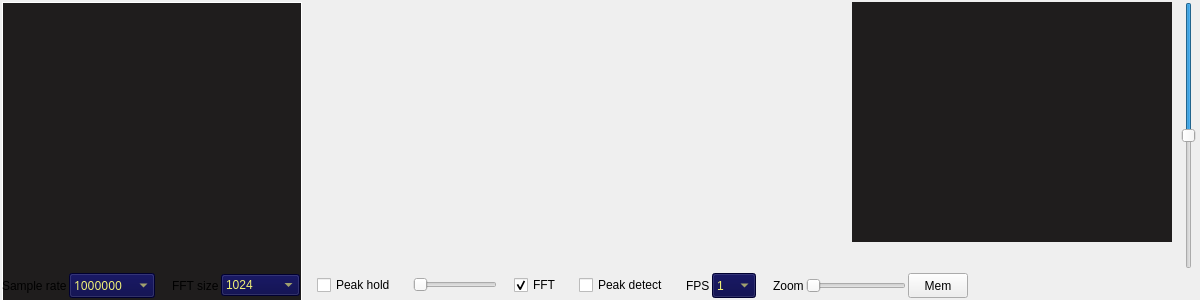
         <widget class="QFrame" name="plotterContainer">
          <property name="geometry">
           <rect>
            <x>0</x>
            <y>0</y>
            <width>1200</width>
            <height>300</height>
           </rect>
          </property>
          <property name="sizePolicy">
           <sizepolicy hsizetype="MinimumExpanding" vsizetype="MinimumExpanding">
            <horstretch>0</horstretch>
            <verstretch>0</verstretch>
           </sizepolicy>
          </property>
          <property name="minimumSize">
           <size>
            <width>400</width>
            <height>200</height>
           </size>
          </property>
          <layout class="QGridLayout" name="gridLayout_6">
           <property name="sizeConstraint">
            <enum>QLayout::SetMaximumSize</enum>
           </property>
           <property name="leftMargin">
            <number>2</number>
           </property>
           <property name="topMargin">
            <number>2</number>
           </property>
           <property name="rightMargin">
            <number>4</number>
           </property>
           <property name="bottomMargin">
            <number>1</number>
           </property>
           <property name="horizontalSpacing">
            <number>3</number>
           </property>
           <property name="verticalSpacing">
            <number>2</number>
           </property>
           <item row="0" column="2">
            <widget class="QSlider" name="panadapterSlider">
             <property name="toolTip">
              <string>Panadapter/Waterfall size</string>
             </property>
             <property name="whatsThis">
              <string>Panadapter/Waterfall size</string>
             </property>
             <property name="maximum">
              <number>100</number>
             </property>
             <property name="value">
              <number>50</number>
             </property>
             <property name="orientation">
              <enum>Qt::Vertical</enum>
             </property>
             <property name="invertedAppearance">
              <bool>true</bool>
             </property>
             <property name="invertedControls">
              <bool>false</bool>
             </property>
            </widget>
           </item>
           <item row="0" column="1">
            <widget class="CPlotter" name="plotterFrame">
             <property name="sizePolicy">
              <sizepolicy hsizetype="MinimumExpanding" vsizetype="MinimumExpanding">
               <horstretch>0</horstretch>
               <verstretch>0</verstretch>
              </sizepolicy>
             </property>
             <property name="minimumSize">
              <size>
               <width>500</width>
               <height>300</height>
              </size>
             </property>
             <property name="maximumSize">
              <size>
               <width>32764</width>
               <height>32764</height>
              </size>
             </property>
             <property name="styleSheet">
              <string notr="true">font: 10pt &quot;Sans Serif&quot;;
QToolTip {
font: 12pt &quot;Sans Serif&quot;;
color:white;
 border-width:0px; s
border-style:solid; 
background-color:black;
}</string>
             </property>
             <widget class="QFrame" name="constellationDisplay">
              <property name="geometry">
               <rect>
                <x>0</x>
                <y>0</y>
                <width>300</width>
                <height>300</height>
               </rect>
              </property>
              <property name="sizePolicy">
               <sizepolicy hsizetype="Fixed" vsizetype="Fixed">
                <horstretch>0</horstretch>
                <verstretch>0</verstretch>
               </sizepolicy>
              </property>
              <property name="minimumSize">
               <size>
                <width>300</width>
                <height>300</height>
               </size>
              </property>
              <property name="maximumSize">
               <size>
                <width>300</width>
                <height>300</height>
               </size>
              </property>
              <property name="styleSheet">
               <string notr="true">border: 1px solid white;
background-color: #1F1D1D;</string>
              </property>
              <property name="frameShape">
               <enum>QFrame::StyledPanel</enum>
              </property>
              <property name="frameShadow">
               <enum>QFrame::Raised</enum>
              </property>
              <widget class="QLabel" name="constellationLabel">
               <property name="geometry">
                <rect>
                 <x>0</x>
                 <y>0</y>
                 <width>300</width>
                 <height>300</height>
                </rect>
               </property>
               <property name="toolTip">
                <string>Constellation display</string>
               </property>
               <property name="text">
                <string/>
               </property>
              </widget>
             </widget>
             <widget class="QFrame" name="videoFrame">
              <property name="geometry">
               <rect>
                <x>850</x>
                <y>0</y>
                <width>320</width>
                <height>240</height>
               </rect>
              </property>
              <property name="sizePolicy">
               <sizepolicy hsizetype="Fixed" vsizetype="Fixed">
                <horstretch>0</horstretch>
                <verstretch>0</verstretch>
               </sizepolicy>
              </property>
              <property name="styleSheet">
               <string notr="true">border: 0px solid black;
background-color: #1F1D1D;</string>
              </property>
              <property name="frameShape">
               <enum>QFrame::NoFrame</enum>
              </property>
              <property name="frameShadow">
               <enum>QFrame::Plain</enum>
              </property>
              <property name="lineWidth">
               <number>0</number>
              </property>
              <widget class="QLabel" name="videoLabel">
               <property name="geometry">
                <rect>
                 <x>0</x>
                 <y>0</y>
                 <width>320</width>
                 <height>240</height>
                </rect>
               </property>
               <property name="sizePolicy">
                <sizepolicy hsizetype="Fixed" vsizetype="Fixed">
                 <horstretch>0</horstretch>
                 <verstretch>0</verstretch>
                </sizepolicy>
               </property>
               <property name="minimumSize">
                <size>
                 <width>320</width>
                 <height>240</height>
                </size>
               </property>
               <property name="maximumSize">
                <size>
                 <width>320</width>
                 <height>240</height>
                </size>
               </property>
               <property name="styleSheet">
                <string notr="true">border: 0px black;</string>
               </property>
               <property name="frameShape">
                <enum>QFrame::NoFrame</enum>
               </property>
               <property name="frameShadow">
                <enum>QFrame::Plain</enum>
               </property>
               <property name="lineWidth">
                <number>0</number>
               </property>
               <property name="midLineWidth">
                <number>0</number>
               </property>
               <property name="text">
                <string/>
               </property>
               <property name="alignment">
                <set>Qt::AlignCenter</set>
               </property>
              </widget>
             </widget>
             <widget class="QTextEdit" name="secondaryTextDisplay">
              <property name="geometry">
               <rect>
                <x>0</x>
                <y>300</y>
                <width>500</width>
                <height>100</height>
               </rect>
              </property>
              <property name="sizePolicy">
               <sizepolicy hsizetype="Fixed" vsizetype="Fixed">
                <horstretch>0</horstretch>
                <verstretch>0</verstretch>
               </sizepolicy>
              </property>
              <property name="styleSheet">
               <string notr="true">border: 0px solid white;
font: oblique 8pt &quot;Sans Serif&quot;;
background-color: #1F1D1D;
color: rgb(255, 255, 255);</string>
              </property>
              <property name="lineWidth">
               <number>3</number>
              </property>
              <property name="horizontalScrollBarPolicy">
               <enum>Qt::ScrollBarAlwaysOff</enum>
              </property>
             </widget>
            </widget>
           </item>
           <item row="1" column="1">
            <layout class="QHBoxLayout" name="horizontalLayout_2" stretch="0,0,0,0,0,0,0,0,0,0,0,0,0,0,0,0,0,0,0,0,0">
             <property name="spacing">
              <number>2</number>
             </property>
             <property name="sizeConstraint">
              <enum>QLayout::SetMaximumSize</enum>
             </property>
             <property name="topMargin">
              <number>2</number>
             </property>
             <property name="bottomMargin">
              <number>1</number>
             </property>
             <item>
              <widget class="QLabel" name="label_16">
               <property name="styleSheet">
                <string notr="true">font: 8pt &quot;Sans Serif&quot;;
</string>
               </property>
               <property name="text">
                <string>Sample rate</string>
               </property>
              </widget>
             </item>
             <item>
              <widget class="QComboBox" name="sampleRateBox">
               <property name="font">
                <font>
                 <family>Sans Serif</family>
                 <pointsize>9</pointsize>
                 <weight>50</weight>
                 <italic>false</italic>
                 <bold>false</bold>
                </font>
               </property>
               <property name="toolTip">
                <string>Set sample rate</string>
               </property>
               <property name="styleSheet">
                <string notr="true">font: 9pt &quot;Sans Serif&quot;;
color: rgb(240, 240, 119);
background-color: rgb(0, 0, 67);</string>
               </property>
               <item>
                <property name="text">
                 <string>1000000</string>
                </property>
               </item>
               <item>
                <property name="text">
                 <string>2000000</string>
                </property>
               </item>
               <item>
                <property name="text">
                 <string>3000000</string>
                </property>
               </item>
               <item>
                <property name="text">
                 <string>4000000</string>
                </property>
               </item>
               <item>
                <property name="text">
                 <string>5000000</string>
                </property>
               </item>
               <item>
                <property name="text">
                 <string>6000000</string>
                </property>
               </item>
               <item>
                <property name="text">
                 <string>7000000</string>
                </property>
               </item>
               <item>
                <property name="text">
                 <string>8000000</string>
                </property>
               </item>
               <item>
                <property name="text">
                 <string>9000000</string>
                </property>
               </item>
               <item>
                <property name="text">
                 <string>10000000</string>
                </property>
               </item>
               <item>
                <property name="text">
                 <string>20000000</string>
                </property>
               </item>
               <item>
                <property name="text">
                 <string>30000000</string>
                </property>
               </item>
               <item>
                <property name="text">
                 <string>40000000</string>
                </property>
               </item>
               <item>
                <property name="text">
                 <string>50000000</string>
                </property>
               </item>
              </widget>
             </item>
             <item>
              <spacer name="horizontalSpacer_9">
               <property name="orientation">
                <enum>Qt::Horizontal</enum>
               </property>
               <property name="sizeType">
                <enum>QSizePolicy::Fixed</enum>
               </property>
               <property name="sizeHint" stdset="0">
                <size>
                 <width>15</width>
                 <height>10</height>
                </size>
               </property>
              </spacer>
             </item>
             <item>
              <widget class="QLabel" name="label_17">
               <property name="styleSheet">
                <string notr="true">font: 8pt &quot;Sans Serif&quot;;
</string>
               </property>
               <property name="text">
                <string>FFT size</string>
               </property>
              </widget>
             </item>
             <item>
              <widget class="QComboBox" name="fftSizeBox">
               <property name="toolTip">
                <string>Set FFT size</string>
               </property>
               <property name="styleSheet">
                <string notr="true">font: 9pt &quot;Sans Serif&quot;;
color: rgb(240, 240, 119);
background-color: rgb(0, 0, 67);</string>
               </property>
               <property name="currentIndex">
                <number>0</number>
               </property>
               <property name="maxVisibleItems">
                <number>15</number>
               </property>
               <item>
                <property name="text">
                 <string>1024</string>
                </property>
               </item>
               <item>
                <property name="text">
                 <string>2048</string>
                </property>
               </item>
               <item>
                <property name="text">
                 <string>4096</string>
                </property>
               </item>
               <item>
                <property name="text">
                 <string>8192</string>
                </property>
               </item>
               <item>
                <property name="text">
                 <string>16384</string>
                </property>
               </item>
               <item>
                <property name="text">
                 <string>32768</string>
                </property>
               </item>
               <item>
                <property name="text">
                 <string>65536</string>
                </property>
               </item>
               <item>
                <property name="text">
                 <string>131072</string>
                </property>
               </item>
               <item>
                <property name="text">
                 <string>262144</string>
                </property>
               </item>
               <item>
                <property name="text">
                 <string>524288</string>
                </property>
               </item>
               <item>
                <property name="text">
                 <string>1048576</string>
                </property>
               </item>
              </widget>
             </item>
             <item>
              <spacer name="horizontalSpacer_7">
               <property name="orientation">
                <enum>Qt::Horizontal</enum>
               </property>
               <property name="sizeType">
                <enum>QSizePolicy::Fixed</enum>
               </property>
               <property name="sizeHint" stdset="0">
                <size>
                 <width>15</width>
                 <height>20</height>
                </size>
               </property>
              </spacer>
             </item>
             <item>
              <widget class="QCheckBox" name="peakHoldCheckBox">
               <property name="toolTip">
                <string>FFT peak hold</string>
               </property>
               <property name="styleSheet">
                <string notr="true">font: 8pt &quot;Sans Serif&quot;;
</string>
               </property>
               <property name="text">
                <string>Peak hold</string>
               </property>
              </widget>
             </item>
             <item>
              <spacer name="horizontalSpacer">
               <property name="orientation">
                <enum>Qt::Horizontal</enum>
               </property>
               <property name="sizeType">
                <enum>QSizePolicy::Fixed</enum>
               </property>
               <property name="sizeHint" stdset="0">
                <size>
                 <width>15</width>
                 <height>20</height>
                </size>
               </property>
              </spacer>
             </item>
             <item>
              <widget class="QSlider" name="averagingSlider">
               <property name="sizePolicy">
                <sizepolicy hsizetype="Fixed" vsizetype="Fixed">
                 <horstretch>0</horstretch>
                 <verstretch>0</verstretch>
                </sizepolicy>
               </property>
               <property name="maximumSize">
                <size>
                 <width>16777215</width>
                 <height>20</height>
                </size>
               </property>
               <property name="toolTip">
                <string>Averaging</string>
               </property>
               <property name="minimum">
                <number>1</number>
               </property>
               <property name="maximum">
                <number>10</number>
               </property>
               <property name="pageStep">
                <number>1</number>
               </property>
               <property name="orientation">
                <enum>Qt::Horizontal</enum>
               </property>
              </widget>
             </item>
             <item>
              <spacer name="horizontalSpacer_2">
               <property name="orientation">
                <enum>Qt::Horizontal</enum>
               </property>
               <property name="sizeType">
                <enum>QSizePolicy::Fixed</enum>
               </property>
               <property name="sizeHint" stdset="0">
                <size>
                 <width>15</width>
                 <height>20</height>
                </size>
               </property>
              </spacer>
             </item>
             <item>
              <widget class="QCheckBox" name="fftEnableCheckBox">
               <property name="toolTip">
                <string>Disable FFT and Waterfall for extra CPU</string>
               </property>
               <property name="styleSheet">
                <string notr="true">font: 8pt &quot;Sans Serif&quot;;
</string>
               </property>
               <property name="text">
                <string>FFT</string>
               </property>
               <property name="checked">
                <bool>true</bool>
               </property>
              </widget>
             </item>
             <item>
              <spacer name="horizontalSpacer_3">
               <property name="orientation">
                <enum>Qt::Horizontal</enum>
               </property>
               <property name="sizeType">
                <enum>QSizePolicy::Fixed</enum>
               </property>
               <property name="sizeHint" stdset="0">
                <size>
                 <width>15</width>
                 <height>20</height>
                </size>
               </property>
              </spacer>
             </item>
             <item>
              <widget class="QCheckBox" name="peakDetectCheckBox">
               <property name="styleSheet">
                <string notr="true">font: 8pt &quot;Sans Serif&quot;;</string>
               </property>
               <property name="text">
                <string>Peak detect</string>
               </property>
              </widget>
             </item>
             <item>
              <spacer name="horizontalSpacer_4">
               <property name="orientation">
                <enum>Qt::Horizontal</enum>
               </property>
               <property name="sizeType">
                <enum>QSizePolicy::Fixed</enum>
               </property>
               <property name="sizeHint" stdset="0">
                <size>
                 <width>15</width>
                 <height>20</height>
                </size>
               </property>
              </spacer>
             </item>
             <item>
              <widget class="QLabel" name="label_13">
               <property name="styleSheet">
                <string notr="true">font: 8pt &quot;Sans Serif&quot;;</string>
               </property>
               <property name="text">
                <string>FPS</string>
               </property>
              </widget>
             </item>
             <item>
              <widget class="QComboBox" name="fpsBox">
               <property name="sizePolicy">
                <sizepolicy hsizetype="Fixed" vsizetype="Fixed">
                 <horstretch>0</horstretch>
                 <verstretch>0</verstretch>
                </sizepolicy>
               </property>
               <property name="maximumSize">
                <size>
                 <width>80</width>
                 <height>30</height>
                </size>
               </property>
               <property name="toolTip">
                <string>Waterfall FPS</string>
               </property>
               <property name="styleSheet">
                <string notr="true">font: 8pt &quot;Sans Serif&quot;;
color: rgb(240, 240, 119);
background-color: rgb(0, 0, 67);</string>
               </property>
               <property name="currentIndex">
                <number>0</number>
               </property>
               <item>
                <property name="text">
                 <string>1</string>
                </property>
               </item>
               <item>
                <property name="text">
                 <string>5</string>
                </property>
               </item>
               <item>
                <property name="text">
                 <string>10</string>
                </property>
               </item>
               <item>
                <property name="text">
                 <string>15</string>
                </property>
               </item>
               <item>
                <property name="text">
                 <string>20</string>
                </property>
               </item>
               <item>
                <property name="text">
                 <string>25</string>
                </property>
               </item>
               <item>
                <property name="text">
                 <string>30</string>
                </property>
               </item>
               <item>
                <property name="text">
                 <string>35</string>
                </property>
               </item>
               <item>
                <property name="text">
                 <string>40</string>
                </property>
               </item>
               <item>
                <property name="text">
                 <string>45</string>
                </property>
               </item>
               <item>
                <property name="text">
                 <string>50</string>
                </property>
               </item>
              </widget>
             </item>
             <item>
              <spacer name="horizontalSpacer_11">
               <property name="orientation">
                <enum>Qt::Horizontal</enum>
               </property>
               <property name="sizeType">
                <enum>QSizePolicy::Fixed</enum>
               </property>
               <property name="sizeHint" stdset="0">
                <size>
                 <width>15</width>
                 <height>20</height>
                </size>
               </property>
              </spacer>
             </item>
             <item>
              <widget class="QLabel" name="label_15">
               <property name="styleSheet">
                <string notr="true">font: 8pt &quot;Sans Serif&quot;;</string>
               </property>
               <property name="text">
                <string>Zoom</string>
               </property>
              </widget>
             </item>
             <item>
              <widget class="QSlider" name="rangeSlider">
               <property name="sizePolicy">
                <sizepolicy hsizetype="Fixed" vsizetype="Fixed">
                 <horstretch>0</horstretch>
                 <verstretch>0</verstretch>
                </sizepolicy>
               </property>
               <property name="minimumSize">
                <size>
                 <width>100</width>
                 <height>20</height>
                </size>
               </property>
               <property name="maximumSize">
                <size>
                 <width>100</width>
                 <height>30</height>
                </size>
               </property>
               <property name="minimum">
                <number>1</number>
               </property>
               <property name="maximum">
                <number>10</number>
               </property>
               <property name="value">
                <number>1</number>
               </property>
               <property name="orientation">
                <enum>Qt::Horizontal</enum>
               </property>
              </widget>
             </item>
             <item>
              <widget class="QPushButton" name="memoriesButton">
               <property name="sizePolicy">
                <sizepolicy hsizetype="Fixed" vsizetype="Fixed">
                 <horstretch>0</horstretch>
                 <verstretch>0</verstretch>
                </sizepolicy>
               </property>
               <property name="maximumSize">
                <size>
                 <width>60</width>
                 <height>28</height>
                </size>
               </property>
               <property name="toolTip">
                <string>&lt;html&gt;&lt;head/&gt;&lt;body&gt;&lt;p&gt;Memory channels&lt;/p&gt;&lt;/body&gt;&lt;/html&gt;</string>
               </property>
               <property name="text">
                <string>Mem</string>
               </property>
               <property name="checkable">
                <bool>true</bool>
               </property>
              </widget>
             </item>
             <item>
              <spacer name="horizontalSpacer_8">
               <property name="orientation">
                <enum>Qt::Horizontal</enum>
               </property>
               <property name="sizeHint" stdset="0">
                <size>
                 <width>40</width>
                 <height>20</height>
                </size>
               </property>
              </spacer>
             </item>
            </layout>
           </item>
          </layout>
         </widget>
